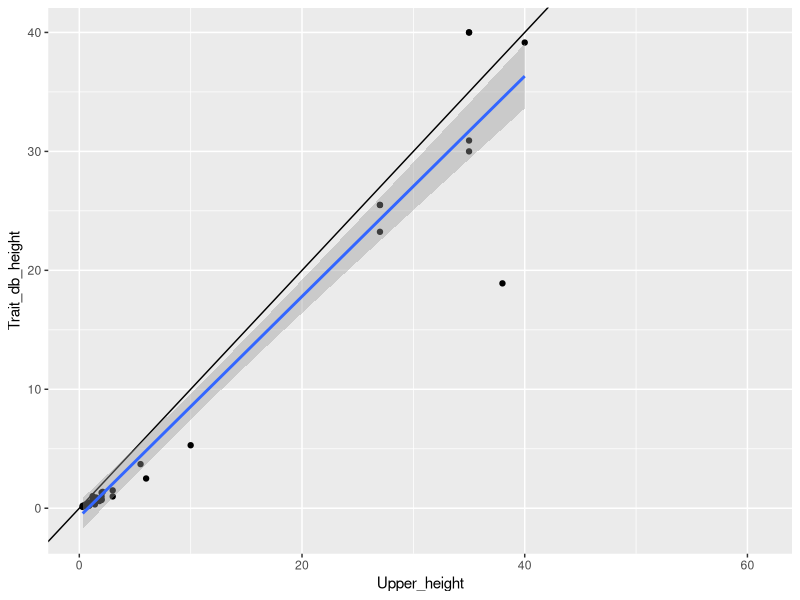
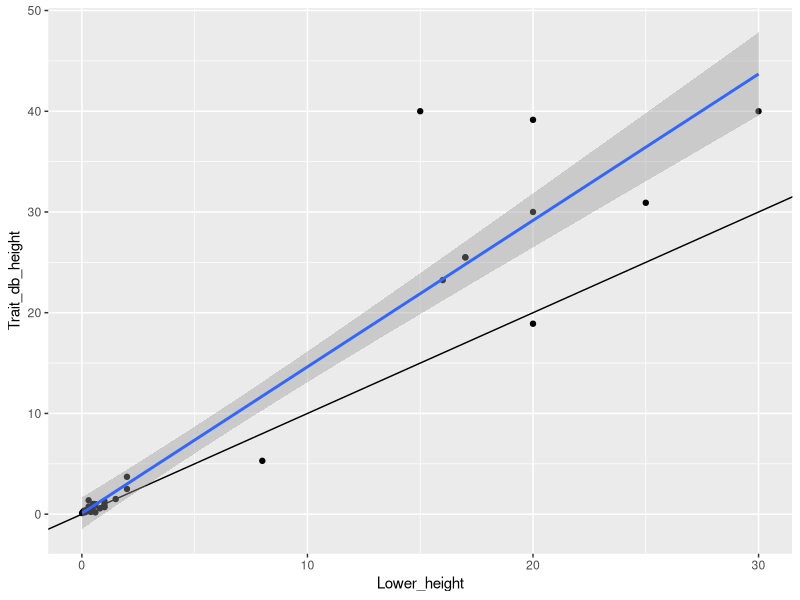
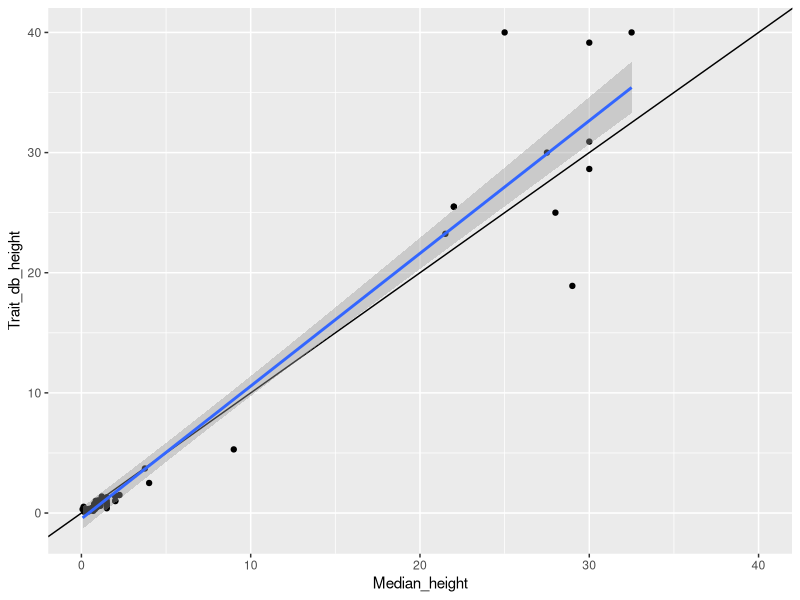
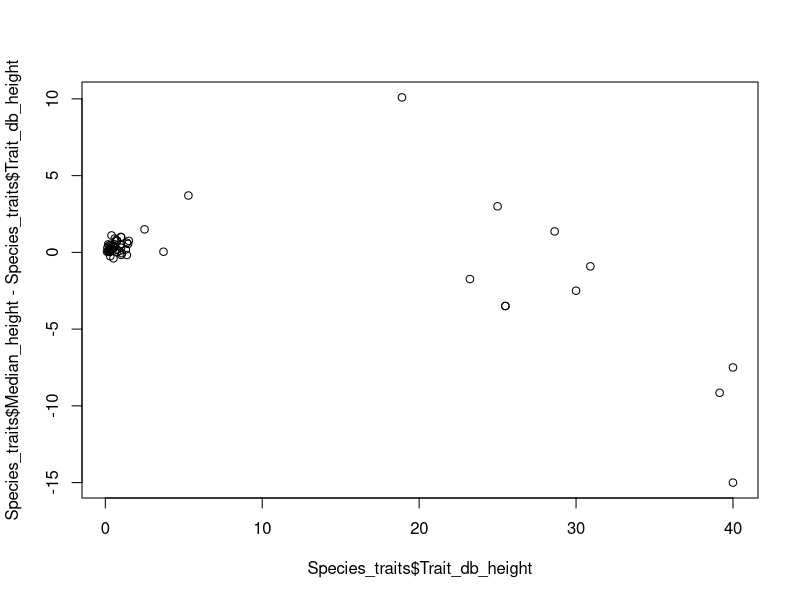

Generate these figures, in order, with R:
#script to sort out trait data and check for inconsistencies

library(ggplot2)

#load in data
Species_traits<-read.csv("Data/Species_resolved_traits.csv")


Species_traits$Median_height<-ifelse(!is.na(Species_traits$Single_height),Species_traits$Single_height,(Species_traits$Upper_height+Species_traits$Lower_height)/2)

head(Species_traits)


ggplot(Species_traits,aes(y= Trait_db_height,x=Upper_height))+geom_point()+geom_abline()+geom_smooth(method="lm")
ggplot(Species_traits,aes(y= Trait_db_height,x=Lower_height))+geom_point()+geom_abline()+geom_smooth(method="lm")
ggplot(Species_traits,aes(y= Trait_db_height,x=Median_height))+geom_point()+geom_abline()+geom_smooth(method="lm")



#look at how close height values derived from internet are to trait databases
#first calculated as a percentage
sqrt(mean(((Species_traits$Trait_db_height-Species_traits$Upper_height)/Species_traits$Trait_db_height)^2,na.rm = T))-1
sqrt(mean(((Species_traits$Trait_db_height-Species_traits$Lower_height)/Species_traits$Trait_db_height)^2,na.rm = T))-1
sqrt(mean(((Species_traits$Trait_db_height-Species_traits$Median_height)/Species_traits$Trait_db_height)^2,na.rm = T))-1

#then in metres
sqrt(mean(((Species_traits$Trait_db_height-Species_traits$Upper_height))^2,na.rm = T))
sqrt(mean(((Species_traits$Trait_db_height-Species_traits$Lower_height))^2,na.rm = T))
sqrt(mean(((Species_traits$Trait_db_height-Species_traits$Median_height))^2,na.rm = T))


#plot how this varies by height

plot(Species_traits$Trait_db_height,Species_traits$Median_height-Species_traits$Trait_db_height)

